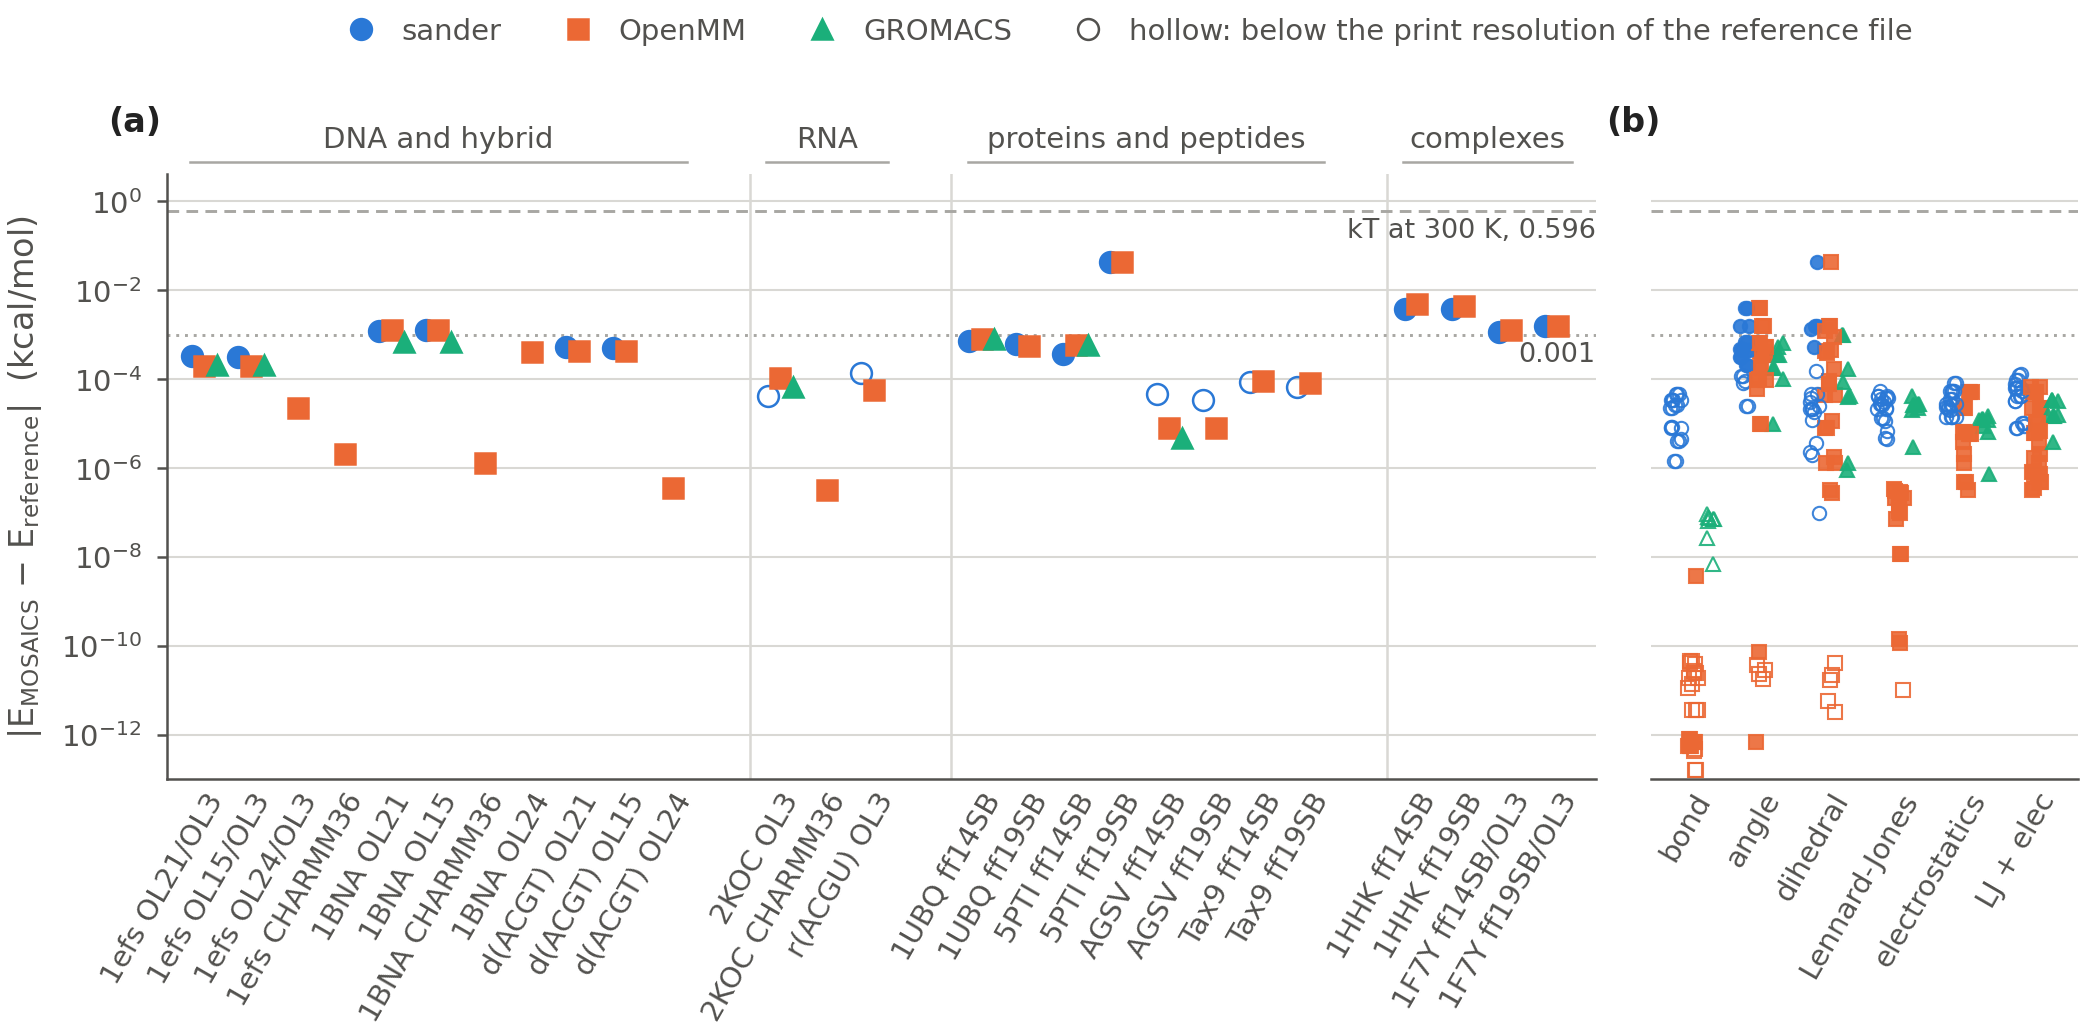

Reproduce this figure in Python.
#!/usr/bin/env python3
"""fig:energy-agreement -- MOSAICS single-point energies against three engines.

(a) One marker per MOSAICS-to-reference comparison of the total energy over
    the 26 cells of work/preprint-I/energies/MATRIX.json, whose values are
    already on one Coulomb constant (CODATA 332.063713).
(b) The same comparisons resolved into the terms the engines share: bond,
    angle, dihedral (proper + improper), Lennard-Jones, electrostatics, and
    their sum.  Per-term values are re-derived from each engine's own output
    file, located by the cell-resolution logic of the existing script
    work/preprint-I/figures/energy-agreement.py (imported, not copied).

Nothing numeric is hard-coded except the physical constants and the print
resolution of each engine's output format.  Every path is read from the
evidence tree; nothing under it is written.
"""
import contextlib
import importlib.util
import io
import json
import pathlib
import re
import statistics
import sys

import matplotlib.pyplot as plt
from matplotlib.lines import Line2D
import matplotlib.gridspec as gridspec

HERE = pathlib.Path(__file__).resolve().parent
sys.path.insert(0, str(HERE))
import _style as S

REPO = pathlib.Path("/Users/bright/Documents/MOSAICS")
MATRIX = REPO / "work/preprint-I/energies/MATRIX.json"
EXISTING = REPO / "work/preprint-I/figures/energy-agreement.py"
OUT = HERE / "energy-agreement"

# Reuse the existing script's cell-resolution and constants.
spec = importlib.util.spec_from_file_location("existing_ea", EXISTING)
ea = importlib.util.module_from_spec(spec)
spec.loader.exec_module(ea)
K_CODATA, K_MOSAICS, K_SANDER, KJ = ea.K_CODATA, ea.K_MOSAICS, ea.K_SANDER, ea.KJ_PER_KCAL
KT300 = 0.0019872041 * 300.0
BAND = 1.0e-3

# The two OL24 cells: the existing script reads a derived TSV that carries
# MOSAICS on its raw constant and no Coulomb split.  The engine logs below are
# the runs those TSVs were derived from (FINDINGS-B1-two-OL24-cells-2026-09-05.md,
# normalize_matrix_constant.py FILE_OVERRIDE); both print a Total Coulomb term,
# so the CODATA rescale is reproducible.  OpenMM for these cells is the
# per-term summary beside the TSV, which has no LJ/Coulomb split.
OL24 = {
    ("1efs", "OL24/OL3"): {
        "mosaics": "record/08-mosaics-source/MOSAICS/examples/1efs_heteroduplex/"
                   "mosaics_ol24_ol3_vac.log",
        "openmm": "record/TODO/01-force-field-resolved-heteroduplex-landscape/"
                  "validation/reference_engines/ol24_ol3/openmm_amber_compare/"
                  "openmm_energy_summary.tsv",
    },
    ("dna_acgt", "OL24"): {
        "mosaics": "engine/examples/pure_terminal_controls/"
                   "mcmc_dna_acgt_ol24_ol3_terminal_vac.log",
        "openmm": "record/TODO/01-force-field-resolved-heteroduplex-landscape/"
                  "validation/reference_engines/ol24_ol3_terminal/pure_controls/"
                  "dna_acgt/openmm_amber_compare/openmm_energy_summary.tsv",
    },
}

TERMS = ["bond", "angle", "dihedral", "lj", "elec", "nonbonded"]
TERM_LABEL = {"bond": "bond", "angle": "angle", "dihedral": "dihedral",
              "lj": "Lennard-Jones", "elec": "electrostatics",
              "nonbonded": "LJ + elec"}

SHORT = {"1efs": "1efs", "1BNA": "1BNA", "dna_acgt": "d(ACGT)", "2KOC": "2KOC",
         "rna_acgu": "r(ACGU)", "1UBQ": "1UBQ", "5PTI": "5PTI",
         "peptide": "AGSV", "tax9": "Tax9", "1HHK": "1HHK", "1F7Y": "1F7Y"}
GROUP = {"DNA:RNA hybrid": "DNA and hybrid", "B-DNA duplex": "DNA and hybrid",
         "DNA 4-mer, 5′/3′ termini": "DNA and hybrid",
         "RNA hairpin": "RNA", "RNA 4-mer, 5′/3′ termini": "RNA",
         "protein": "proteins and peptides", "peptide": "proteins and peptides",
         "protein-peptide": "complexes", "protein-RNA": "complexes"}
GROUP_ORDER = ["DNA and hybrid", "RNA", "proteins and peptides", "complexes"]

# Print resolution of each reference format, kcal/mol.  sander prints four
# decimals; GROMACS six decimals in kJ/mol; OpenMM is half a unit in the last
# printed place, which is 5e-13 for the twelve-decimal writer.
FLOOR_SANDER = 2.0e-4
FLOOR_GROMACS = 2.4e-7


def read(rel):
    return (REPO / rel).read_text(errors="replace")


def num(s):
    return float(s)


# --------------------------------------------------------------- parsers
def mosaics_terms(rel):
    text = read(rel)

    def grab(key):
        hits = re.findall(r"^\s*-\s*" + re.escape(key) + r"\s+(-?[\d.]+(?:[eE][-+]?\d+)?)\s*$",
                          text, re.M)
        return num(hits[-1]) if hits else None

    bond, angle, tors = grab("Bond energy"), grab("Bend energy"), grab("Torsion energy")
    onefour, inter, coul = grab("Onefour energy"), grab("Inter energy"), grab("Total Coulomb energy")
    total = grab("Total energy")
    if None in (bond, angle, tors, onefour, inter, coul, total):
        raise ValueError(f"incomplete MOSAICS energy block in {rel}")
    elec = coul * (K_CODATA / K_MOSAICS)
    lj = onefour + inter - coul
    out = {"bond": bond, "angle": angle, "dihedral": tors, "lj": lj, "elec": elec,
           "nonbonded": lj + elec, "total": total - coul + elec}
    cmap = grab("Cmap energy")
    if cmap is not None:
        out["cmap"] = cmap
    return out


def sander_terms(rel):
    text = read(rel)
    block = text[text.rfind("FINAL RESULTS"):]

    def col(name):
        hit = re.search(re.escape(name) + r"\s*=\s*(-?\d+\.\d+)", block)
        return num(hit.group(1)) if hit else None

    lj = col("VDWAALS") + col("1-4 VDW")
    elec = (col("EEL") + col("1-4 EEL")) * (K_CODATA / K_SANDER)
    out = {"bond": col("BOND"), "angle": col("ANGLE"), "dihedral": col("DIHED"),
           "lj": lj, "elec": elec, "nonbonded": lj + elec}
    if col("CMAP") is not None:
        out["cmap"] = col("CMAP")
    out["total"] = sum(v for k, v in out.items() if k != "nonbonded")
    return out, FLOOR_SANDER


def gromacs_terms(rel):
    text = read(rel)
    legend = {int(m.group(1)): m.group(2)
              for m in re.finditer(r'@ s(\d+) legend "([^"]+)"', text)}
    rows = [ln for ln in text.splitlines() if ln.strip() and ln.strip()[0] not in "#@"]
    fields = rows[-1].split()
    v = {legend[i]: num(fields[i + 1]) for i in legend if i + 1 < len(fields)}
    lj = (v.get("LJ-14", 0.0) + v.get("LJ (SR)", 0.0)) / KJ
    elec = (v.get("Coulomb-14", 0.0) + v.get("Coulomb (SR)", 0.0)) / KJ
    out = {"bond": v["Bond"] / KJ, "angle": v["Angle"] / KJ,
           "dihedral": (v.get("Proper Dih.", 0.0) + v.get("Per. Imp. Dih.", 0.0)
                        + v.get("Improper Dih.", 0.0)) / KJ,
           "lj": lj, "elec": elec, "nonbonded": lj + elec}
    out["total"] = (v["Potential"] / KJ if "Potential" in v
                    else sum(out[k] for k in TERMS if k != "nonbonded"))
    return out, FLOOR_GROMACS


def openmm_floor(text):
    dp = max(len(x.split(".")[1]) for x in re.findall(r"-?\d+\.\d+", text))
    return 0.5 * 10.0 ** -dp


def openmm_terms(rel):
    text = read(rel)
    if rel.endswith(".tsv"):                       # OL24 per-term summary
        v = {}
        for line in text.splitlines()[1:]:
            k, x = line.split("\t")[:2]
            v[k] = num(x)
        out = {"bond": v["bond"], "angle": v["angle"], "dihedral": v["dihedral"],
               "nonbonded": v["nonbonded_total"], "total": v["total"]}
        return out, openmm_floor(text)
    if "openmm force" in text:                     # CHARMM36 writer
        v = {}
        for line in text.splitlines():
            hit = re.match(r"\s{2}(.+?)\s{2,}(-?\d+\.\d+)\s", line + " ")
            if hit:
                v[hit.group(1).strip()] = num(hit.group(2))
        lj = v["Lennard-Jones"] + v.get("1-4 Lennard-Jones", 0.0)
        elec = v["electrostatics"]
        out = {"bond": v["bond"],
               "angle": v["angle"] + v.get("Urey-Bradley (1-3)", 0.0),
               "dihedral": v["torsion"] + v.get("improper (harmonic)", 0.0),
               "lj": lj, "elec": elec, "nonbonded": lj + elec, "total": v["TOTAL"]}
        if v.get("correction map"):
            out["cmap"] = v["correction map"]
        return out, openmm_floor(text)
    force = {"HarmonicBondForce": "bond", "HarmonicAngleForce": "angle",
             "PeriodicTorsionForce": "dihedral", "CMAPTorsionForce": "cmap",
             "NonbondedForce": "nonbonded", "TOTAL": "total",
             "Lennard-Jones (charges zeroed)": "lj",
             "Coulomb (epsilons zeroed)": "elec"}
    out = {}
    for key, name in force.items():
        hit = re.search(r"^" + re.escape(key) + r"\s+(-?\d+\.\d+)\s*$", text, re.M)
        if hit:
            out[name] = num(hit.group(1))
    if "total" not in out:
        out["total"] = sum(out[k] for k in ("bond", "angle", "dihedral", "cmap", "nonbonded")
                           if k in out)
    return out, openmm_floor(text)


PARSER = {"sander": sander_terms, "openmm": openmm_terms, "gromacs": gromacs_terms}


# ------------------------------------------------------------- resolution
def load():
    matrix = json.loads(MATRIX.read_text())
    # build() notes that the two OL24 TSVs are on the raw constant; those two
    # cells are re-read from their engine logs below, so the note is expected.
    with contextlib.redirect_stderr(io.StringIO()):
        resolved = {(e["cell"]["system"], e["cell"]["force_field"]): e for e in ea.build()}
    cells = []
    files_read = {str(MATRIX), str(EXISTING)}
    for cell in matrix:
        key = (cell["system"], cell["force_field"])
        entry = resolved[key]
        if key in OL24:
            mfile = OL24[key]["mosaics"]
            ref_files = {"openmm": OL24[key]["openmm"]}
        else:
            mfile = entry["mosaics_file"]
            ref_files = {eng: path for eng, (_, path, _) in entry["refs"].items()}
        mos = mosaics_terms(mfile)
        files_read.add(str(REPO / mfile))
        refs = {}
        for eng, path in ref_files.items():
            if cell.get(eng) is None:
                continue
            terms, floor = PARSER[eng](path)
            refs[eng] = (terms, floor, path)
            files_read.add(str(REPO / path))
        cells.append({"cell": cell, "mosaics": mos, "mfile": mfile, "refs": refs})
    return cells, sorted(files_read)


def check(cells):
    """The per-term files must reproduce the totals MATRIX.json publishes."""
    worst = 0.0
    for e in cells:
        c = e["cell"]
        gap = abs(e["mosaics"]["total"] - c["mosaics"])
        worst = max(worst, gap)
        if gap > 1e-6:
            print(f"  warn {c['system']} {c['force_field']}: MOSAICS file total "
                  f"{e['mosaics']['total']:.9f} vs MATRIX {c['mosaics']:.9f}", file=sys.stderr)
        for eng, (terms, floor, path) in e["refs"].items():
            gap = abs(terms["total"] - c[eng])
            worst = max(worst, gap)
            if gap > 1e-6:
                print(f"  warn {c['system']} {c['force_field']} {eng}: file total "
                      f"{terms['total']:.9f} vs MATRIX {c[eng]:.9f}", file=sys.stderr)
    return worst


# --------------------------------------------------------------- drawing
def draw(cells):
    S.apply()
    fig = plt.figure(figsize=(7.0, 3.6))
    gs = gridspec.GridSpec(1, 2, width_ratios=[3.35, 1.0], wspace=0.06,
                           left=0.075, right=0.985, top=0.83, bottom=0.27)
    axa = fig.add_subplot(gs[0])
    axb = fig.add_subplot(gs[1], sharey=axa)

    # ---- (a) totals, x positions grouped by class
    x, pos, ticks, groups = 0.0, {}, [], {}
    prev = None
    for e in cells:
        c = e["cell"]
        g = GROUP[c["klass"]]
        if prev is not None and g != prev:
            x += 1.3
        prev = g
        key = (c["system"], c["force_field"])
        pos[key] = x
        ticks.append((x, f"{SHORT[c['system']]} {c['force_field']}"))
        groups.setdefault(g, []).append(x)
        x += 1.0
    right = max(pos.values()) + 0.8
    left = -0.8

    bottom, top = 1.0e-13, 4.0
    offset = {"sander": -0.27, "openmm": 0.0, "gromacs": 0.27}
    floor_of = {"sander": FLOOR_SANDER, "gromacs": FLOOR_GROMACS}
    totals = []
    for e in cells:
        c = e["cell"]
        key = (c["system"], c["force_field"])
        for eng in ("sander", "openmm", "gromacs"):
            if c.get(eng) is None:
                continue
            d = abs(c["mosaics"] - c[eng])
            floor = floor_of.get(eng) or e["refs"][eng][1]
            totals.append({"key": key, "engine": eng, "d": d, "floor": floor})
            low = d < floor
            col = S.ENGINE_COLOUR[eng]
            axa.plot(pos[key] + offset[eng], max(d, bottom * 1.6),
                     marker=S.ENGINE_MARKER[eng], ms=5, ls="none", zorder=3,
                     mfc="none" if low else col, mec=col, mew=0.6, clip_on=False)

    for g in GROUP_ORDER[1:]:
        axa.axvline(min(groups[g]) - 0.65, color=S.GRID, lw=0.6, zorder=0)
    for g in GROUP_ORDER:
        xs = groups[g]
        axa.plot([min(xs) - 0.3, max(xs) + 0.3], [1.02, 1.02],
                 transform=axa.get_xaxis_transform(), color=S.LIGHT, lw=0.6,
                 clip_on=False)
        axa.text((min(xs) + max(xs)) / 2, 1.035, g, transform=axa.get_xaxis_transform(),
                 ha="center", va="bottom", fontsize=7, color=S.TEXT)

    for ax in (axa, axb):
        ax.set_yscale("log")
        ax.set_ylim(bottom, top)
        ax.set_yticks([1e-12, 1e-10, 1e-8, 1e-6, 1e-4, 1e-2, 1e0])
        ax.axhline(KT300, color=S.LIGHT, lw=0.7, ls=(0, (4, 2.5)), zorder=1)
        ax.axhline(BAND, color=S.LIGHT, lw=0.7, ls=(0, (1, 2)), zorder=1)
        S.ygrid(ax)
        ax.tick_params(axis="x", length=0, pad=2)
    axa.text(right, KT300 / 1.4, f"kT at 300 K, {KT300:.3f}", fontsize=6.5,
             color=S.TEXT, ha="right", va="top")
    axa.text(right, BAND / 1.4, "0.001", fontsize=6.5, color=S.TEXT,
             ha="right", va="top")

    axa.set_xlim(left, right)
    axa.set_xticks([p for p, _ in ticks])
    axa.set_xticklabels([t for _, t in ticks], rotation=60, ha="right",
                        rotation_mode="anchor", fontsize=7)
    axa.set_ylabel("|$E_{\\mathrm{MOSAICS}}$ − $E_{\\mathrm{reference}}$|  (kcal/mol)")

    # ---- (b) per-term
    jitter = {"sander": -0.24, "openmm": 0.0, "gromacs": 0.24}
    terms = []
    for e in cells:
        c = e["cell"]
        key = (c["system"], c["force_field"])
        for eng, (ref, floor, path) in e["refs"].items():
            for t in TERMS:
                if t in ref and t in e["mosaics"]:
                    d = abs(e["mosaics"][t] - ref[t])
                    terms.append({"key": key, "engine": eng, "term": t, "d": d,
                                  "floor": floor_of.get(eng, floor)})
    for i, r in enumerate(terms):
        col = S.ENGINE_COLOUR[r["engine"]]
        low = r["d"] < r["floor"]
        # deterministic within-engine jitter so stacked markers stay separable
        wobble = (((i * 0.6180339887) % 1.0) - 0.5) * 0.16
        axb.plot(TERMS.index(r["term"]) + jitter[r["engine"]] + wobble,
                 max(r["d"], bottom * 1.6), marker=S.ENGINE_MARKER[r["engine"]],
                 ms=3.2, ls="none", zorder=3, alpha=0.9, clip_on=False,
                 mfc="none" if low else col, mec=col, mew=0.5)
    axb.set_xlim(-0.6, len(TERMS) - 0.4)
    axb.set_xticks(range(len(TERMS)))
    axb.set_xticklabels([TERM_LABEL[t] for t in TERMS], rotation=60, ha="right",
                        rotation_mode="anchor", fontsize=7)
    axb.tick_params(axis="y", labelleft=False, length=0)
    axb.spines["left"].set_visible(False)

    S.letter(axa, "(a)", dx=-0.02, dy=0.12)
    S.letter(axb, "(b)", dx=0.03, dy=0.12)

    handles = [Line2D([], [], marker=S.ENGINE_MARKER[e], ls="none", ms=5,
                      mfc=S.ENGINE_COLOUR[e], mec=S.ENGINE_COLOUR[e], mew=0.6,
                      label=S.ENGINE_NAME[e]) for e in ("sander", "openmm", "gromacs")]
    handles.append(Line2D([], [], marker="o", ls="none", ms=5, mfc="none",
                          mec=S.TEXT, mew=0.6,
                          label="hollow: below the print resolution of the reference file"))
    fig.legend(handles=handles, loc="upper center", ncol=4, frameon=False,
               bbox_to_anchor=(0.53, 1.0), handletextpad=0.4, columnspacing=1.6,
               fontsize=7)
    return fig, totals, terms


def main():
    cells, files_read = load()
    worst = check(cells)
    fig, totals, terms = draw(cells)
    pdf, png = S.save(fig, OUT)
    plt.close(fig)

    ds = sorted(r["d"] for r in totals)
    within = {}
    for r in totals:
        within[r["key"]] = max(within.get(r["key"], 0.0), r["d"])
    n_band = sum(1 for v in within.values() if v <= BAND)
    lo_a = sum(1 for r in totals if r["d"] < r["floor"])
    lo_b = sum(1 for r in terms if r["d"] < r["floor"])
    split = {}
    for r in terms:
        split.setdefault(r["term"], 0)
        split[r["term"]] += 1
    unresolved = []
    for e in cells:
        for eng, (ref, _, path) in e["refs"].items():
            for t in ("lj", "elec"):
                if t not in ref:
                    unresolved.append((e["cell"]["system"], e["cell"]["force_field"], eng, t, path))

    print(f"wrote {pdf}\nwrote {png}")
    print(f"files read: {len(files_read)}")
    for f in files_read:
        print(f"   {f}")
    print(f"cells {len(cells)}   panel (a) markers {len(totals)}   panel (b) markers {len(terms)}")
    print(f"panel (b) markers per term: " + ", ".join(f"{t} {split[t]}" for t in TERMS))
    print(f"largest gap between a file-derived total and MATRIX.json: {worst:.3e}")
    print(f"|dE| over {len(ds)} comparisons: min {ds[0]:.3e}   median {statistics.median(ds):.3e}   max {ds[-1]:.3e}")
    print(f"cells with every available reference within {BAND}: {n_band} of {len(cells)}")
    for key, v in sorted(within.items(), key=lambda kv: -kv[1]):
        if v > BAND:
            print(f"   outside: {key[0]} {key[1]}  largest gap {v:.3e}")
    print(f"hollow markers: (a) {lo_a} of {len(totals)}   (b) {lo_b} of {len(terms)}")
    print(f"per-term LJ/electrostatics not resolvable: {len(unresolved)} engine-terms")
    for u in unresolved:
        print("   ", *u)
    return 0


if __name__ == "__main__":
    raise SystemExit(main())
